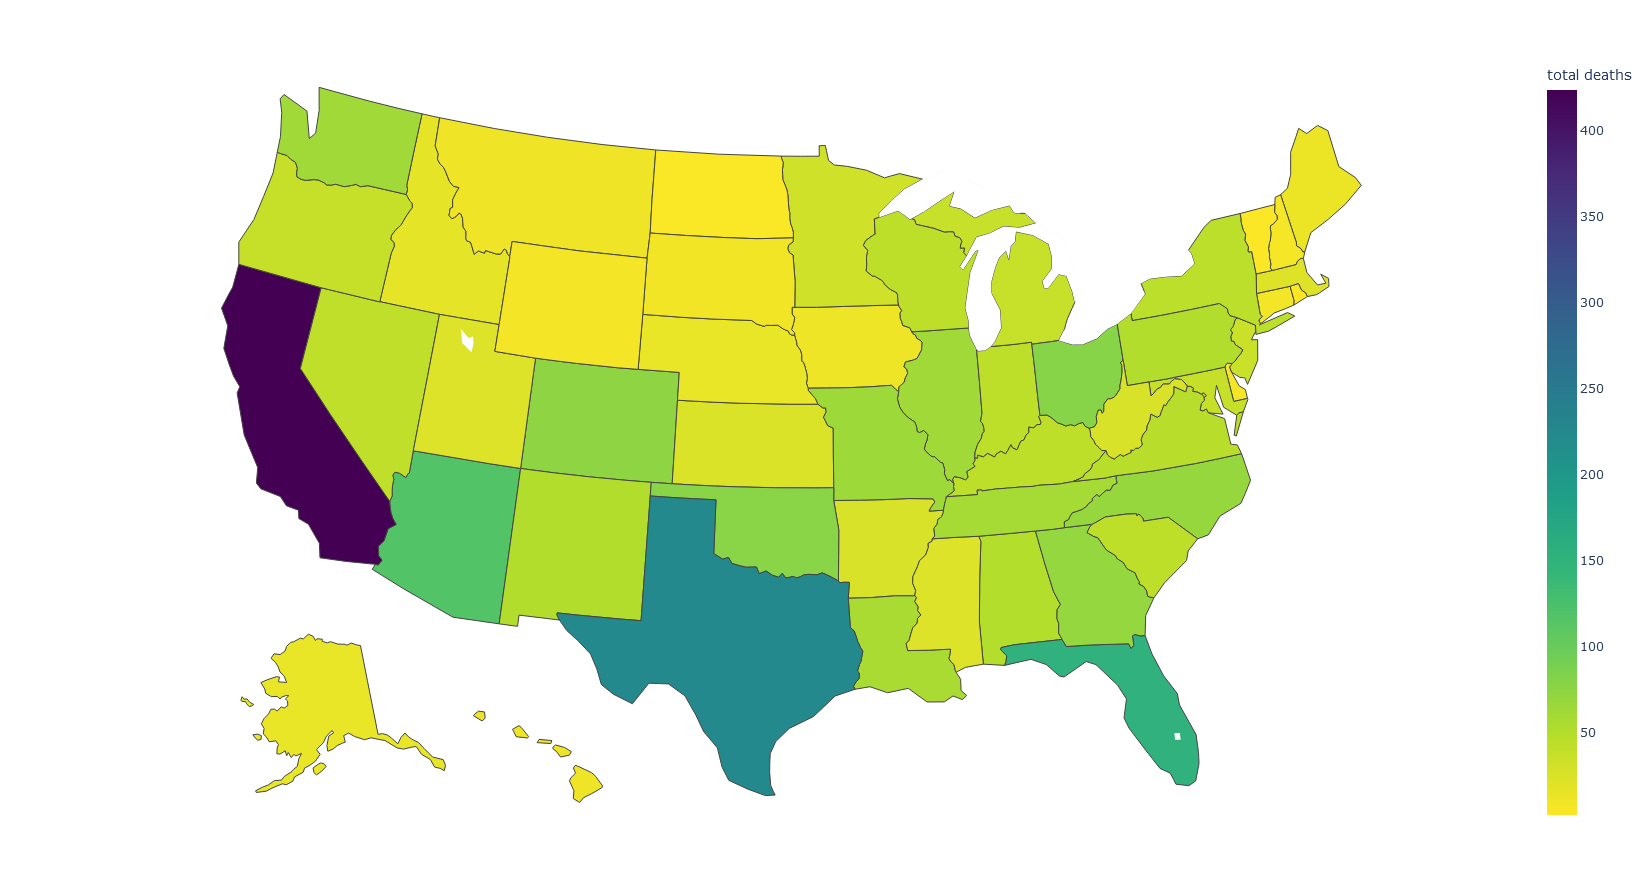

Recreate this plot in Python.
import pandas as pd
import numpy as np
import matplotlib.pyplot as plt
import scipy
# from plotly import express
# import plotly_express
import plotly.express as px

df_fatalities = pd.read_csv('Deaths_by_Police_US.csv', encoding="windows-1252")

#group by state, count
df = df_fatalities.groupby(['state'])['state'].count().reset_index(name='total deaths')

fig = px.choropleth(df,
                    locations='state',
                    locationmode="USA-states",
                    scope="usa",
                    color='total deaths',
                    color_continuous_scale="Viridis_r",

                    )
fig.show()
exit()
